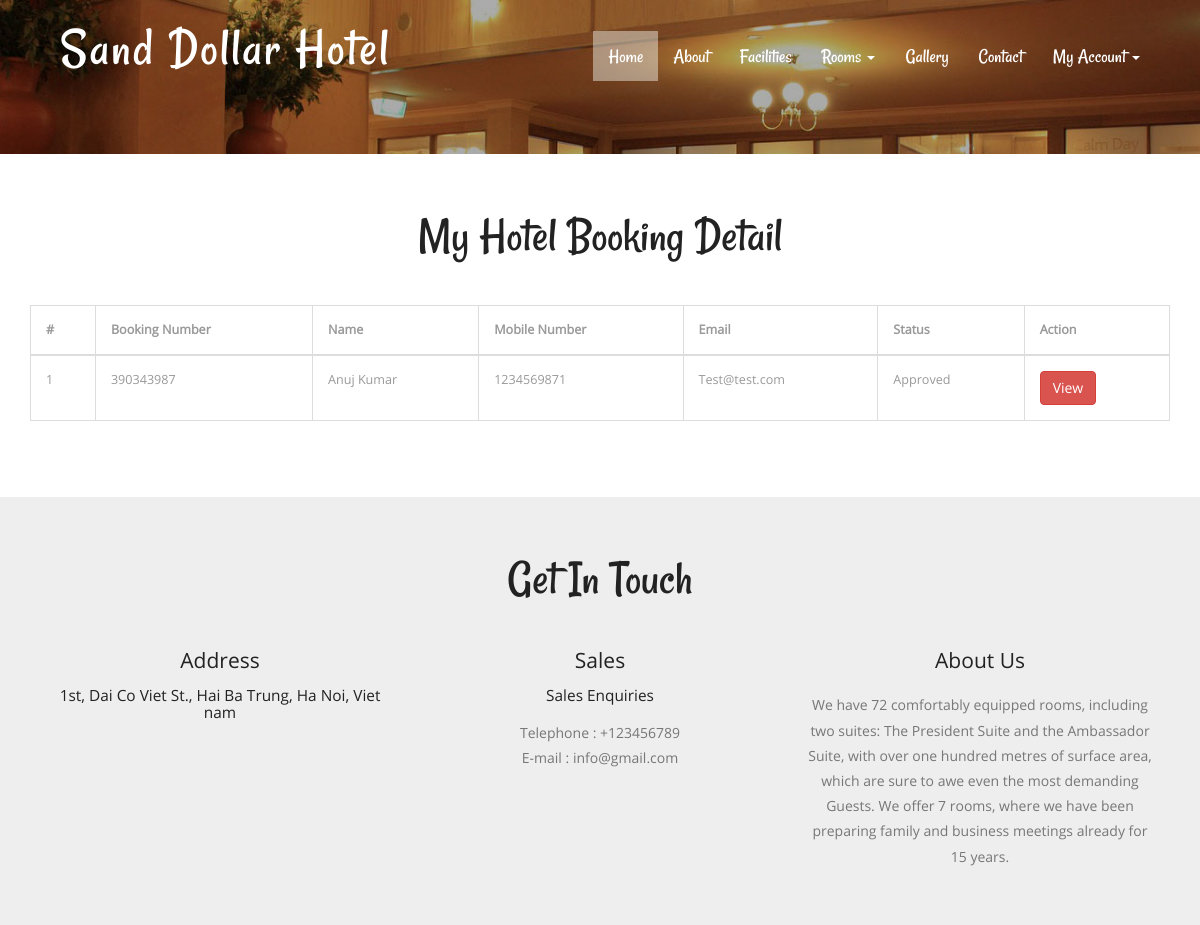
The app's page /my-booking.php (signed in) with its own data.
### tables this page shows
CREATE TABLE `tblbooking` (
  `ID` int(10) NOT NULL,
  `RoomId` int(5) DEFAULT NULL,
  `BookingNumber` varchar(120) DEFAULT NULL,
  `UserID` int(5) NOT NULL,
  `IDType` varchar(120) DEFAULT NULL,
  `Gender` varchar(50) DEFAULT NULL,
  `Address` mediumtext DEFAULT NULL,
  `CheckinDate` varchar(200) DEFAULT NULL,
  `CheckoutDate` varchar(200) DEFAULT NULL,
  `BookingDate` timestamp NULL DEFAULT current_timestamp(),
  `Remark` varchar(50) DEFAULT NULL,
  `Status` varchar(50) DEFAULT NULL,
  `UpdationDate` timestamp NULL DEFAULT NULL ON UPDATE current_timestamp()
);

CREATE TABLE `tbluser` (
  `ID` int(10) NOT NULL,
  `FullName` varchar(200) DEFAULT NULL,
  `MobileNumber` bigint(10) DEFAULT NULL,
  `Email` varchar(120) DEFAULT NULL,
  `Password` varchar(120) DEFAULT NULL,
  `RegDate` timestamp NULL DEFAULT current_timestamp()
);

CREATE TABLE `tblpage` (
  `ID` int(10) NOT NULL,
  `PageType` varchar(120) DEFAULT NULL,
  `PageTitle` varchar(200) DEFAULT NULL,
  `PageDescription` mediumtext DEFAULT NULL,
  `Email` varchar(120) DEFAULT NULL,
  `MobileNumber` bigint(10) DEFAULT NULL,
  `UpdationDate` timestamp NULL DEFAULT NULL ON UPDATE current_timestamp()
);

### src/my-booking.php (the view, shortened to what this page needs)
<?php
include('includes/dbconnection.php');
if (strlen($_SESSION['hbmsuid'] == 0)) {
	header('location:logout.php');
} else {
?>
<!DOCTYPE HTML>
<html>
<head>
	<link href="css/bootstrap.css" rel="stylesheet" type="text/css" media="all">
	<link href="css/style.css" rel="stylesheet" type="text/css" media="all" />
</head>
<body>
	<div class="header head-top">
		<div class="container">
			<?php include_once('includes/header.php'); ?>
		</div>
	</div>
	<div class="typography">
		<div class="container">
			<div class="typography-info">
				<h2 class="type">My Hotel Booking Detail</h2>
			</div>
			<div class="bs-docs-example">
				<table class="table table-bordered">
					<thead>
						<tr>
							<th>#</th>
							<th>Booking Number</th>
							<th>Name</th>
							<th>Mobile Number</th>
							<th>Email</th>
							<th>Status</th>
							<th>Action</th>
						</tr>
					</thead>
					<tbody>
						<?php
						$uid = $_SESSION['hbmsuid'];
						$sql = "SELECT tbluser.*,tblbooking.BookingNumber,tblbooking.Status,tblbooking.ID as bid from tblbooking join tbluser on tblbooking.UserID=tbluser.ID where UserID=:uid";
						$query = $dbh->prepare($sql);
						$query->bindParam(':uid', $uid, PDO::PARAM_STR);
						$query->execute();
						$results = $query->fetchAll(PDO::FETCH_OBJ);
						$cnt = 1;
						if ($query->rowCount() > 0) {
							foreach ($results as $row) {               ?>
								<tr>
									<td><?php echo htmlentities($cnt); ?></td>
									<td><?php echo htmlentities($row->BookingNumber); ?></td>
									<td><?php echo htmlentities($row->FullName); ?></td>
									<td><?php echo htmlentities($row->MobileNumber); ?></td>
									<td><?php echo htmlentities($row->Email); ?></td>
									<?php if ($row->Status == "") { ?>
										<td><?php echo "Still Pending"; ?></td>
									<?php } else { ?> <td><?php echo htmlentities($row->Status); ?>
										</td>
									<?php } ?>
									<td><a href="view-application-detail.php?viewid=<?php echo htmlentities($row->bid); ?>" class="btn btn-danger">View</a>
									</td>
								</tr>
						<?php $cnt = $cnt + 1;
							}
						} ?>
					</tbody>
				</table>
			</div>
		</div>
	</div>
	<?php include_once('includes/getintouch.php'); ?>
</body>
</html><?php }  ?>

### src/includes/getintouch.php (shortened to what this page needs)
<div class="touch-section">
	<div class="container">
		<h3>get in touch</h3>
		<div class="touch-grids">
			<?php
				$sql="SELECT * from tblpage where PageType='contactus'";
				$query = $dbh -> prepare($sql);
				$query->execute();
				$results=$query->fetchAll(PDO::FETCH_OBJ);
				$cnt=1;
				if($query->rowCount() > 0) {
					foreach($results as $row) {
			?>
			<div class="col-md-4 touch-grid">
				<h4>address</h4>
				<h5><?php echo htmlentities($row->PageDescription);?></h5>
			</div>
			<div class="col-md-4 touch-grid">
				<h4>Sales</h4>
				<h5>Sales Enquiries</h5>
				<p>Telephone : +<?php  echo htmlentities($row->MobileNumber);?></p>
				<p>E-mail : <?php  echo htmlentities($row->Email);?></p>
			</div>
			<?php $cnt=$cnt+1;}} ?>
			<div class="col-md-4 touch-grid">
				<?php
					$sql="SELECT * from tblpage where PageType='aboutus'";
					$query = $dbh -> prepare($sql);
					$query->execute();
					$results=$query->fetchAll(PDO::FETCH_OBJ);
					$cnt=1;
					if($query->rowCount() > 0) {
						foreach($results as $row) {
				?>
				<h4><?php  echo htmlentities($row->PageTitle);?></h4>
				<br>
				<p><?php  echo htmlentities($row->PageDescription);?></p>
				</div><?php $cnt=$cnt+1;}} ?>
					<div class="clearfix"></div>
				</div>
			</div>
		</div>

### src/css/style.css (style rules this page uses)
body a { transition:0.5s all; -webkit-transition:0.5s all; -moz-transition:0.5s all; -o-transition:0.5s all; -ms-transition:0.5s all; }
h1,h2,h3,h4,h5,h6 { padding:0 0; margin:0 0; }
p { padding:0 0; margin:0 0; }
body { padding:0 0; margin:0 0; font-family: 'OpenSans-Regular' }
.header { background:url(../images/banner1.jpg) no-repeat 0px 0px; background-size:cover; -webkit-background-size: cover; -moz-background-size: cover; -o-background-size: cover; -ms-background-size: cover; min-height:764px; padding-bottom: 4em; }
.touch-section { padding: 4em 0; text-align: center; background-color: #eee; }
.touch-grids { margin-top: 3em; }
.touch-grid h4 { font-size: 1.5em; color: #222; text-transform: capitalize; }
.touch-section h3 { font-size: 3.5em; text-transform: capitalize; font-family: 'Rancho-Regular'; color: #222; }
.touch-grid h5 { font-size: 1.1em; padding: 1em 0; color: #222; }
.touch-grid p { font-size: 1em; line-height: 1.8em; color: #777; }
.head-top { min-height: 115px !important; }
.typography-info { text-align: center; margin-bottom: 3em; }
h2.type { font-size: 3.5em; text-transform: capitalize; font-family: 'Rancho-Regular'; color: #222; }
.typography { padding: 4em 0; }
.table > thead > tr > th, .table > tbody > tr > th, .table > tfoot > tr > th, .table > thead > tr > td, .table > tbody > tr > td, .table > tfoot > tr > td { border-top: none !important; }
.bs-docs-example { margin: 1em 0; }
.table td, .table>tbody>tr>td, .table>tbody>tr>th, .table>tfoot>tr>td, .table>tfoot>tr>th, .table>thead>tr>td, .table>thead>tr>th { padding: 15px!important; }
.table > thead > tr > th, .table > tbody > tr > th, .table > tfoot > tr > th, .table > thead > tr > td, .table > tbody > tr > td, .table > tfoot > tr > td { font-size: 0.9em; color: #999; border-top: none !important; }
@media (max-width:1440px) { .header { min-height: 679px; } }
@media (max-width:1366px) { .header { min-height: 652px; } }
@media (max-width:1280px) { .header { min-height: 602px; } }

### records on screen
tblbooking: BookingNumber "390343987", UserID.FullName "Anuj Kumar", UserID.MobileNumber "1234569871", UserID.Email "Test@test.com", Status "Approved"
tblpage: PageDescription "1st, Dai Co Viet St., Hai Ba Trung, Ha Noi, Viet nam", MobileNumber "123456789", Email "info@gmail.com"
tblpage: PageTitle "About Us", PageDescription "We have 72 comfortably equipped rooms, including two suites: The President Suite and the Ambassador Suite, with over one hundred metres of surface area, which are sure to awe even the most demanding Guests. We offer 7 rooms, where we have been preparing family and business meetings already for 15 years."
